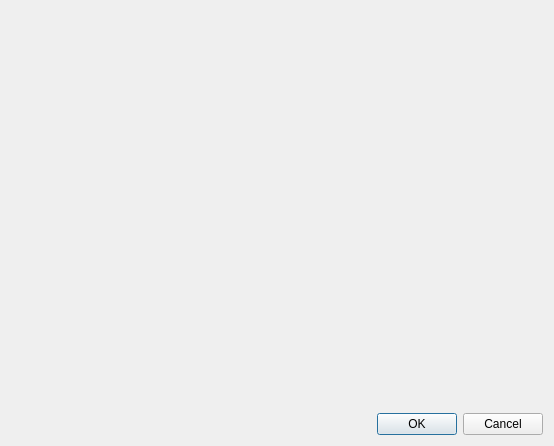
<?xml version="1.0" encoding="UTF-8"?>
<ui version="4.0">
 <class>PreferencesDialogBase</class>
 <widget class="QDialog" name="PreferencesDialogBase">
  <property name="geometry">
   <rect>
    <x>0</x>
    <y>0</y>
    <width>554</width>
    <height>446</height>
   </rect>
  </property>
  <property name="windowTitle">
   <string>Settings</string>
  </property>
  <layout class="QGridLayout" name="gridLayout">
   <item row="1" column="0">
    <widget class="ServerWidget" name="serverWidget" native="true"/>
   </item>
   <item row="0" column="0">
    <widget class="PreferencesWidget" name="preferencesWidget" native="true"/>
   </item>
   <item row="3" column="0">
    <widget class="QDialogButtonBox" name="buttonBox">
     <property name="orientation">
      <enum>Qt::Horizontal</enum>
     </property>
     <property name="standardButtons">
      <set>QDialogButtonBox::Cancel|QDialogButtonBox::Ok</set>
     </property>
    </widget>
   </item>
   <item row="2" column="0">
    <spacer name="verticalSpacer">
     <property name="orientation">
      <enum>Qt::Vertical</enum>
     </property>
     <property name="sizeHint" stdset="0">
      <size>
       <width>20</width>
       <height>40</height>
      </size>
     </property>
    </spacer>
   </item>
  </layout>
 </widget>
 <customwidgets>
  <customwidget>
   <class>PreferencesWidget</class>
   <extends>QWidget</extends>
   <header>..preferences_widget</header>
   <container>1</container>
  </customwidget>
  <customwidget>
   <class>ServerWidget</class>
   <extends>QWidget</extends>
   <header>..server_widget</header>
   <container>1</container>
  </customwidget>
 </customwidgets>
 <tabstops>
  <tabstop>buttonBox</tabstop>
 </tabstops>
 <resources/>
 <connections>
  <connection>
   <sender>buttonBox</sender>
   <signal>accepted()</signal>
   <receiver>PreferencesDialogBase</receiver>
   <slot>accept()</slot>
   <hints>
    <hint type="sourcelabel">
     <x>266</x>
     <y>309</y>
    </hint>
    <hint type="destinationlabel">
     <x>157</x>
     <y>274</y>
    </hint>
   </hints>
  </connection>
  <connection>
   <sender>buttonBox</sender>
   <signal>rejected()</signal>
   <receiver>PreferencesDialogBase</receiver>
   <slot>reject()</slot>
   <hints>
    <hint type="sourcelabel">
     <x>334</x>
     <y>309</y>
    </hint>
    <hint type="destinationlabel">
     <x>286</x>
     <y>274</y>
    </hint>
   </hints>
  </connection>
 </connections>
</ui>
